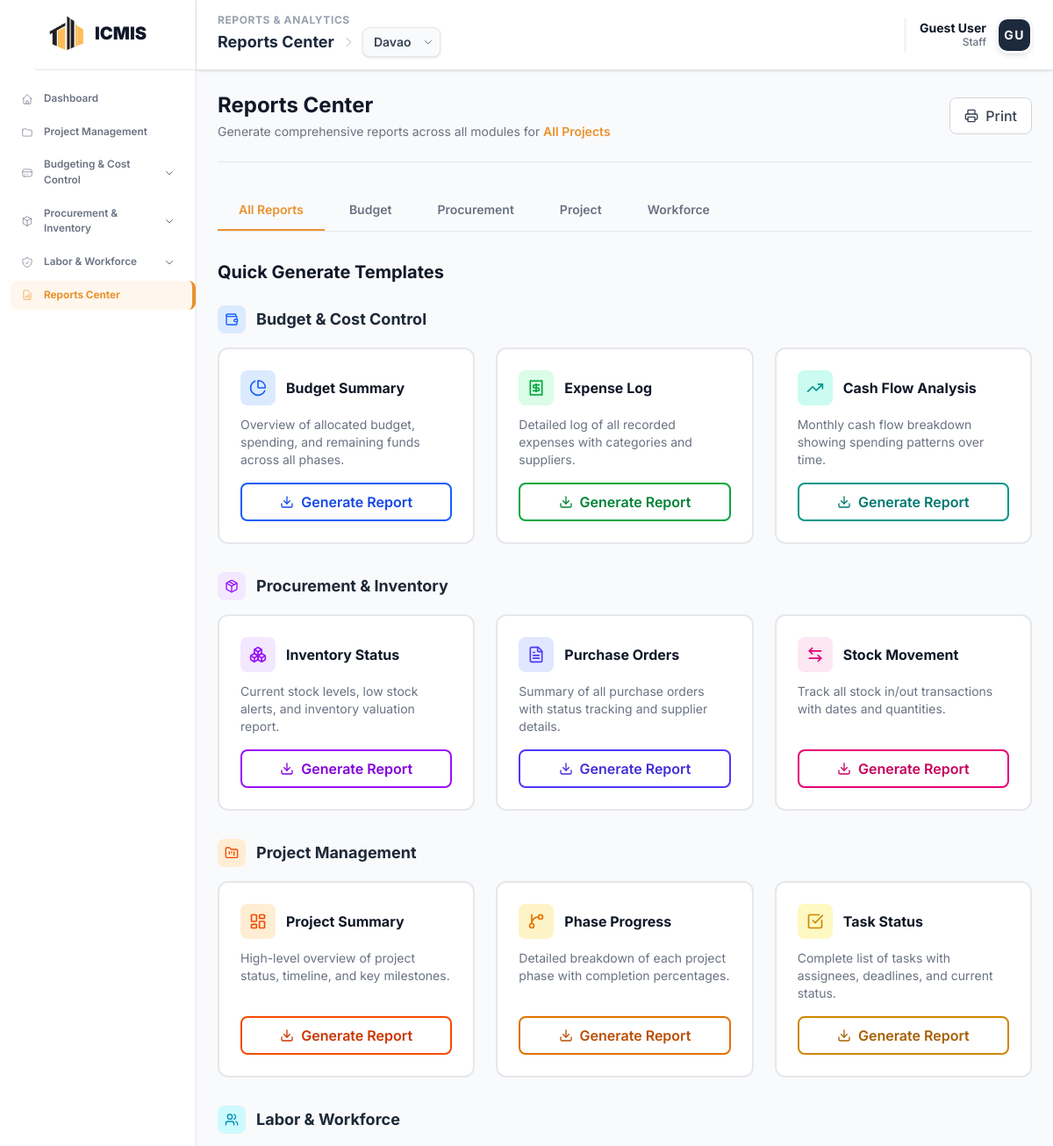
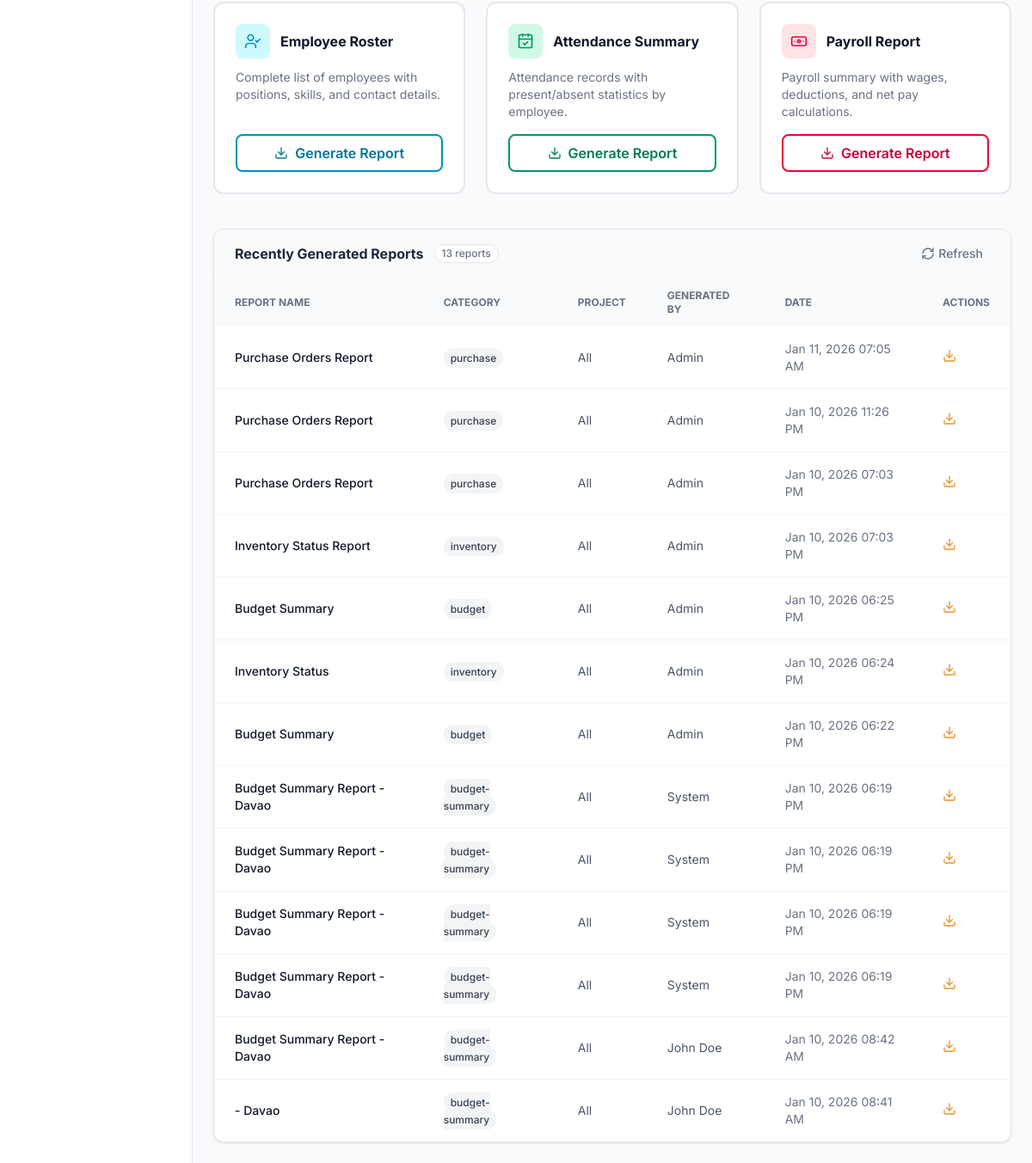
Screenshot of /modules/reports/index.php with the database file from the repository (2 pictures, top to bottom).
### tables this page shows
CREATE TABLE `budget_generated_reports` (
  `report_id` int NOT NULL,
  `project_id` int DEFAULT NULL,
  `report_type` varchar(50) DEFAULT NULL,
  `report_name` varchar(255) DEFAULT NULL,
  `generated_by` varchar(100) DEFAULT NULL,
  `created_at` timestamp NULL DEFAULT CURRENT_TIMESTAMP
);

### modules/reports/index.php (the view, shortened to what the rows shown need)
<?php
$conn = new mysqli(DB_HOST, DB_USER, DB_PASS, DB_NAME);
$conn->set_charset("utf8mb4");
$result_projects = $conn->query("SELECT project_id, project_code, project_name FROM icmis_projects ORDER BY project_id DESC");
$recent_reports = [];
$tableExists = $conn->query("SHOW TABLES LIKE 'budget_generated_reports'");
if ($tableExists && $tableExists->num_rows > 0) {
    $report_sql = "SELECT report_id AS id, report_type AS category, report_name, project_id, generated_by, created_at FROM budget_generated_reports ORDER BY created_at DESC LIMIT 20";
    $result = $conn->query($report_sql);
    if ($result) {
        while ($row = $result->fetch_assoc()) {
            $recent_reports[] = $row;
        }
    }
}
?>
<!DOCTYPE html>
<html lang="en">
<head>
    <script src="https://cdn.jsdelivr.net/npm/@tailwindcss/browser@4"></script>
    <link rel="stylesheet" href="https://cdnjs.cloudflare.com/ajax/libs/font-awesome/6.4.0/css/all.min.css">
    <?php include '../../includes/head_assetsv2.php'; ?>
</head>
<body class="bg-gray-50 text-slate-800">
    <div class="no-print">
        <?php include __DIR__ . '/../../includes/sidebar.php'; ?>
    </div>
    <main class="ml-56 mt-20 p-6 transition-all duration-300 animate-fade-in">
        <div class="max-w-7xl mx-auto">
            <div class="border-b border-gray-200 pb-6 mb-8 no-print">
                <div class="flex items-center justify-between">
                    <div>
                        <h1 class="text-2xl text-gray-900 font-bold">Reports Center</h1>
                    </div>
                </div>
            </div>
            <div class="mb-10 no-print">
                <h2 class="text-xl font-bold text-gray-900 mb-6">Quick Generate Templates</h2>
            </div>
            <div class="bg-white border border-gray-200 rounded-xl overflow-hidden shadow-sm">
                <div class="overflow-x-auto">
                    <table class="w-full text-left border-collapse">
                        <thead class="bg-gray-50 text-xs uppercase text-gray-500 font-semibold">
                            <tr>
                                <th class="px-6 py-3">Report Name</th>
                                <th class="px-6 py-3">Category</th>
                                <th class="px-6 py-3">Project</th>
                                <th class="px-6 py-3">Generated By</th>
                                <th class="px-6 py-3">Date</th>
                                <th class="px-6 py-3 no-print">Actions</th>
                            </tr>
                        </thead>
                        <tbody class="divide-y divide-gray-100 text-sm">
                            <?php if (count($recent_reports) > 0): ?>
                                <?php foreach ($recent_reports as $report): ?>
                                <tr class="hover:bg-gray-50">
                                    <td class="px-6 py-4 font-medium text-gray-900"><?php echo htmlspecialchars($report['report_name'] ?? ''); ?></td>
                                    <td class="px-6 py-4">
                                        <span class="px-2 py-1 text-xs font-medium rounded-full bg-gray-100 text-gray-700">
                                            <?php echo htmlspecialchars($report['category'] ?? ''); ?>
                                        </span>
                                    </td>
                                    <td class="px-6 py-4 text-gray-600"><?php echo htmlspecialchars($report['project_name'] ?? 'All'); ?></td>
                                    <td class="px-6 py-4 text-gray-600"><?php echo htmlspecialchars($report['generated_by'] ?? ''); ?></td>
                                    <td class="px-6 py-4 text-gray-500"><?php echo date('M j, Y h:i A', strtotime($report['created_at'])); ?></td>
                                    <td class="px-6 py-4 no-print">
                                        <button onclick="downloadReport(<?php echo $report['id']; ?>)" class="text-[#e9922c] hover:text-orange-700 font-medium">
                                            <i data-lucide="download" class="w-4 h-4"></i>
                                        </button>
                                    </td>
                                </tr>
                                <?php endforeach; ?>
                            <?php endif; ?>
                        </tbody>
                    </table>
                </div>
            </div>
        </div>
    </main>
</body>
</html>

### rows the page displays
budget_generated_reports: report_name "Purchase Orders Report", report_type "purchase", project_name "All", generated_by "Admin", created_at "Jan 11, 2026 07:05 AM"
budget_generated_reports: report_name "Purchase Orders Report", report_type "purchase", project_name "All", generated_by "Admin", created_at "Jan 10, 2026 11:26 PM"
budget_generated_reports: report_name "Purchase Orders Report", report_type "purchase", project_name "All", generated_by "Admin", created_at "Jan 10, 2026 07:03 PM"
budget_generated_reports: report_name "Inventory Status Report", report_type "inventory", project_name "All", generated_by "Admin", created_at "Jan 10, 2026 07:03 PM"
budget_generated_reports: report_name "Budget Summary", report_type "budget", project_name "All", generated_by "Admin", created_at "Jan 10, 2026 06:25 PM"
budget_generated_reports: report_name "Inventory Status", report_type "inventory", project_name "All", generated_by "Admin", created_at "Jan 10, 2026 06:24 PM"
budget_generated_reports: report_name "Budget Summary", report_type "budget", project_name "All", generated_by "Admin", created_at "Jan 10, 2026 06:22 PM"
budget_generated_reports: report_name "Budget Summary Report - Davao", report_type "budget-summary", project_name "All", generated_by "System", created_at "Jan 10, 2026 06:19 PM"
budget_generated_reports: report_name "Budget Summary Report - Davao", report_type "budget-summary", project_name "All", generated_by "System", created_at "Jan 10, 2026 06:19 PM"
budget_generated_reports: report_name "Budget Summary Report - Davao", report_type "budget-summary", project_name "All", generated_by "System", created_at "Jan 10, 2026 06:19 PM"
budget_generated_reports: report_name "Budget Summary Report - Davao", report_type "budget-summary", project_name "All", generated_by "System", created_at "Jan 10, 2026 06:19 PM"
budget_generated_reports: report_name "Budget Summary Report - Davao", report_type "budget-summary", project_name "All", generated_by "John Doe", created_at "Jan 10, 2026 08:42 AM"
budget_generated_reports: report_name "- Davao", report_type "budget-summary", project_name "All", generated_by "John Doe", created_at "Jan 10, 2026 08:41 AM"

### other values shown
$pageSection "REPORTS & ANALYTICS"
$pageTitle "Reports Center"
$userName "Guest User"
$userRole "Staff"
$userInitials "GU"
$current_project_name "All Projects"
count($recent_reports) "13"
form field value "Davao"
